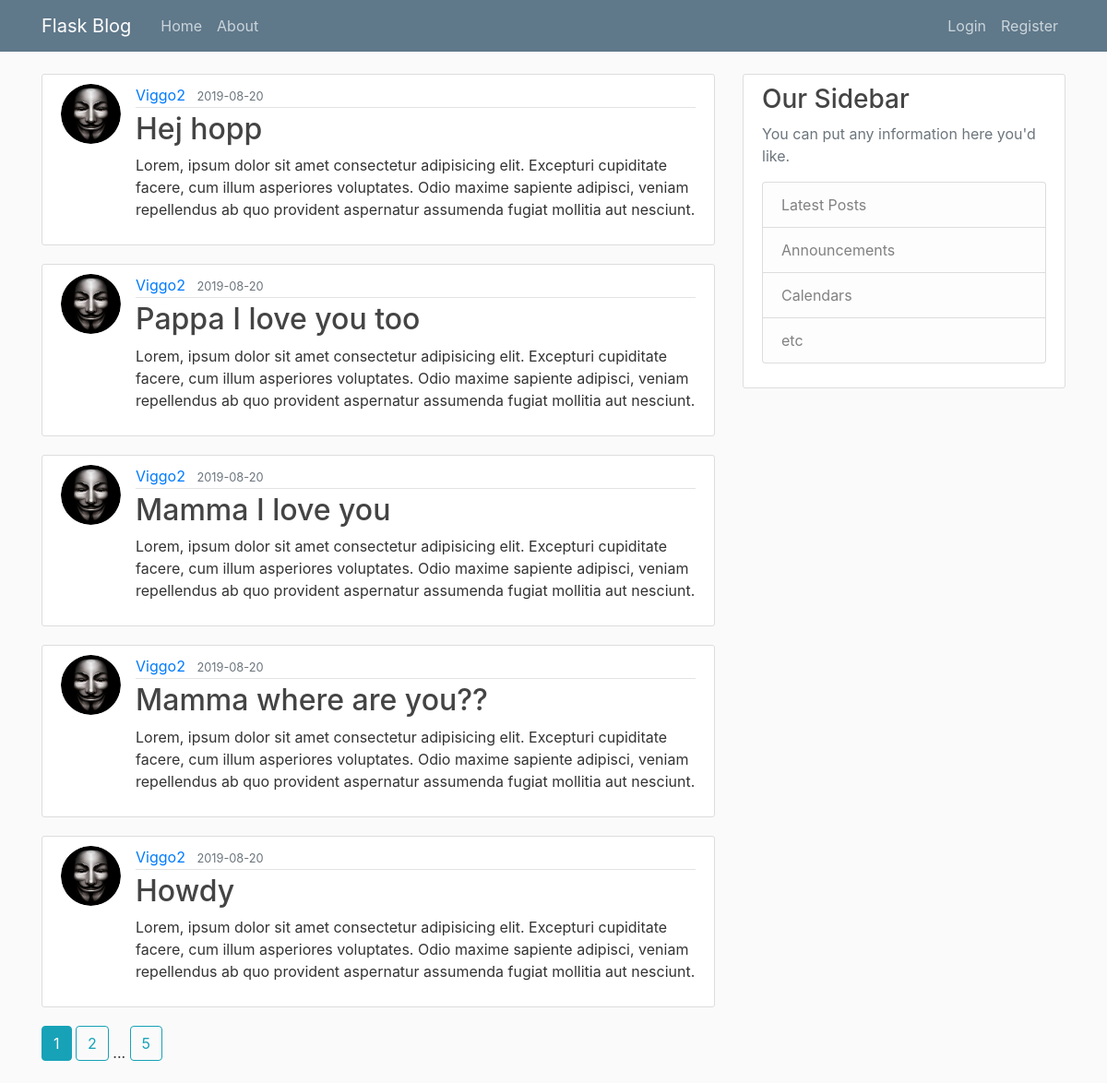
The page /home on the database its author committed.
### flaskblog/models.py (models this page shows, shortened)
class Post(db.Model):
    id = db.Column(db.Integer, primary_key=True)
    title = db.Column(db.String(100), nullable=False)
    date_posted = db.Column(db.DateTime, nullable=False,
                            default=datetime.utcnow)
    content = db.Column(db.Text, nullable=False)
    user_id = db.Column(db.Integer, db.ForeignKey('user.id'), nullable=False)

class User(db.Model, UserMixin):
    id = db.Column(db.Integer, primary_key=True)
    username = db.Column(db.String(20), unique=True, nullable=False)
    email = db.Column(db.String(120), unique=True, nullable=False)
    image_file = db.Column(db.String(20), nullable=False,
                           default='default.jpg')
    password = db.Column(db.String(60), nullable=False)
    posts = db.relationship('Post', backref='author', lazy=True)

### flaskblog/main/routes.py (the view)
@main.route("/")
@main.route("/home")
def home():
    page = request.args.get('page', 1, type=int)
    posts = Post.query.order_by(
        Post.date_posted.desc()).paginate(page=page, per_page=5)
    return render_template('home.html', posts=posts)

### flaskblog/templates/home.html
{% extends "layout.html" %}
{% block content %}
{% for post in posts.items %}
<article class="media content-section">
    <img class="rounded-circle article-img"
        src="{{ url_for('static', filename='profile_pics/' + post.author.image_file) }}" alt="">
    <div class="media-body">
        <div class="article-metadata">
            <a class="mr-2" href="{{ url_for('users.user_posts', username=post.author.username) }}">{{ post.author.username }}</a>
            <small class="text-muted">{{ post.date_posted.strftime('%Y-%m-%d') }}</small>
        </div>
        <h2><a class="article-title" href="{{ url_for('posts.post', post_id=post.id) }}">{{ post.title }}</a></h2>
        <p class="article-content">{{ post.content }}</p>
    </div>
</article>
{% endfor %}
{% for page_num in posts.iter_pages(left_edge=1, right_edge=1, left_current=1, right_current=2) %}
{% if page_num %}
{% if posts.page == page_num %}
<a class="btn btn-info mb-4" href="{{ url_for('main.home', page=page_num) }}">{{ page_num }}</a>
{% else %}
<a class="btn btn-outline-info mb-4" href="{{ url_for('main.home', page=page_num) }}">{{ page_num }}</a>
{% endif %}
{% else %}
...
{% endif %}
{% endfor %}
{% endblock content %}

### flaskblog/static/main.css (style rules this page uses)
body { background: #fafafa; color: #333333; margin-top: 5rem; }
h1, h2, h3, h4, h5, h6 { color: #444444; }
.content-section { background: #ffffff; padding: 10px 20px; border: 1px solid #dddddd; border-radius: 3px; margin-bottom: 20px; }
.article-title { color: #444444; }
.article-content { white-space: pre-line; }
.article-img { height: 65px; width: 65px; margin-right: 16px; }
.article-metadata { padding-bottom: 1px; margin-bottom: 4px; border-bottom: 1px solid #e3e3e3 }

### rows shown on the page
Post: image_file (placeholder picture), author.username "Viggo2", date_posted "2019-08-20", title "Hej hopp", content "Lorem, ipsum dolor sit amet consectetur adipisicing elit. Excepturi cupiditate facere, cum illum asperiores voluptates. Odio maxime sapiente adipisci, veniam repellendus ab quo provident aspernatur assumenda fugiat mollitia aut nesciunt."
Post: image_file (placeholder picture), author.username "Viggo2", date_posted "2019-08-20", title "Pappa I love you too", content "Lorem, ipsum dolor sit amet consectetur adipisicing elit. Excepturi cupiditate facere, cum illum asperiores voluptates. Odio maxime sapiente adipisci, veniam repellendus ab quo provident aspernatur assumenda fugiat mollitia aut nesciunt."
Post: image_file (placeholder picture), author.username "Viggo2", date_posted "2019-08-20", title "Mamma I love you", content "Lorem, ipsum dolor sit amet consectetur adipisicing elit. Excepturi cupiditate facere, cum illum asperiores voluptates. Odio maxime sapiente adipisci, veniam repellendus ab quo provident aspernatur assumenda fugiat mollitia aut nesciunt."
Post: image_file (placeholder picture), author.username "Viggo2", date_posted "2019-08-20", title "Mamma where are you??", content "Lorem, ipsum dolor sit amet consectetur adipisicing elit. Excepturi cupiditate facere, cum illum asperiores voluptates. Odio maxime sapiente adipisci, veniam repellendus ab quo provident aspernatur assumenda fugiat mollitia aut nesciunt."
Post: image_file (placeholder picture), author.username "Viggo2", date_posted "2019-08-20", title "Howdy", content "Lorem, ipsum dolor sit amet consectetur adipisicing elit. Excepturi cupiditate facere, cum illum asperiores voluptates. Odio maxime sapiente adipisci, veniam repellendus ab quo provident aspernatur assumenda fugiat mollitia aut nesciunt."

### other values the page prints
{{ page_num }} "1"
{{ page_num }} "2" "5"
